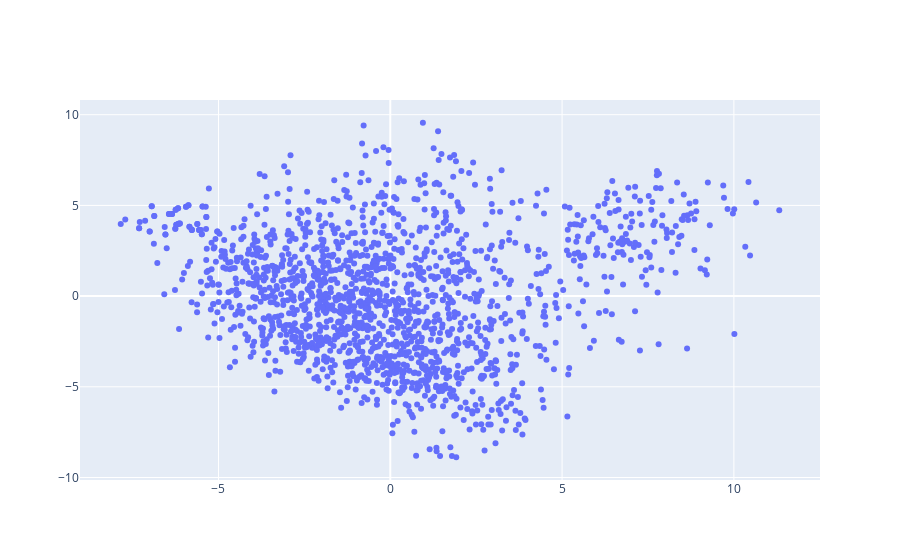

The cell this chart's notebook holds for it:
### Code cell
#for the pca above, i changeds my mind, ddo a plotly dashboard where anootate is on hover

import plotly.express as px
import plotly.graph_objects as go

fig = go.Figure()
fig.add_trace(go.Scatter(x=embeddings_pca[:,0], y=embeddings_pca[:,1], mode='markers', text=unique_types))
fig.show()

# Show the plotly dashboard with the embeddings of all unique types presented on 2D plot (achieved with PCA)

### Figure 1 — Plotly figure (JSON) as saved in the notebook; plotly's stock layout.template omitted (floating-point values rounded to 4 significant figures; data arrays with more than 128 entries replaced by an {"elided": "..."} marker saying what was removed)
{"data": [{"mode": "markers", "text": {"elided": "1674 str values"}, "type": "scatter", "x": {"elided": "1674 float values"}, "y": {"elided": "1674 float values"}}], "layout": {}}
